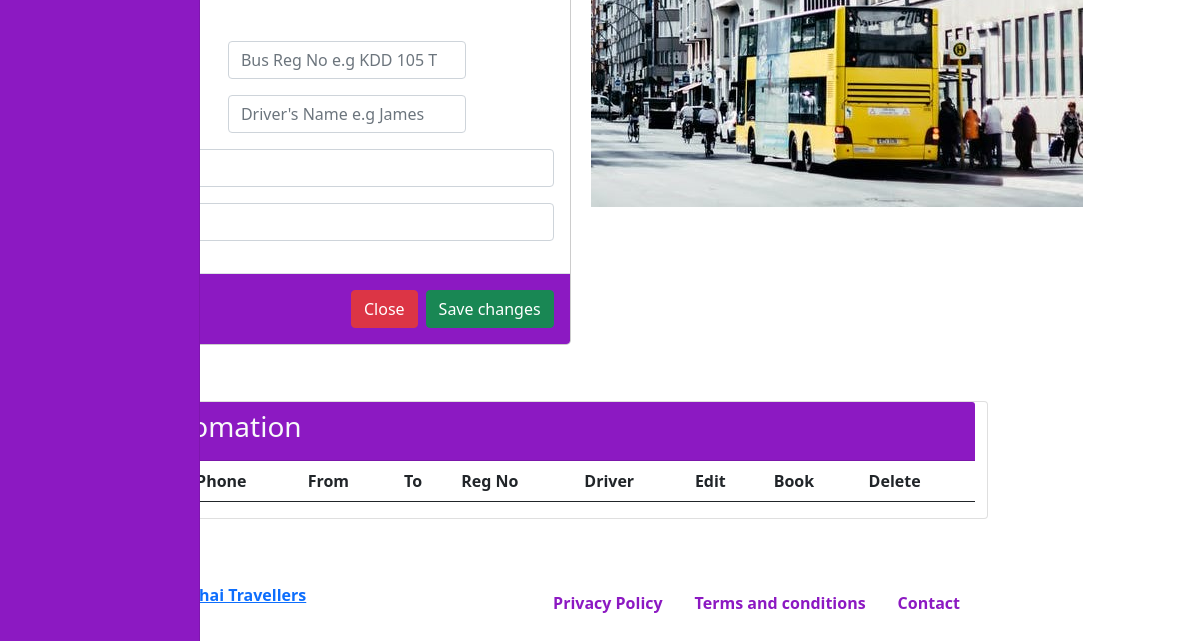
Page /admin/home.php (signed in, lower part) on the earlier database version.
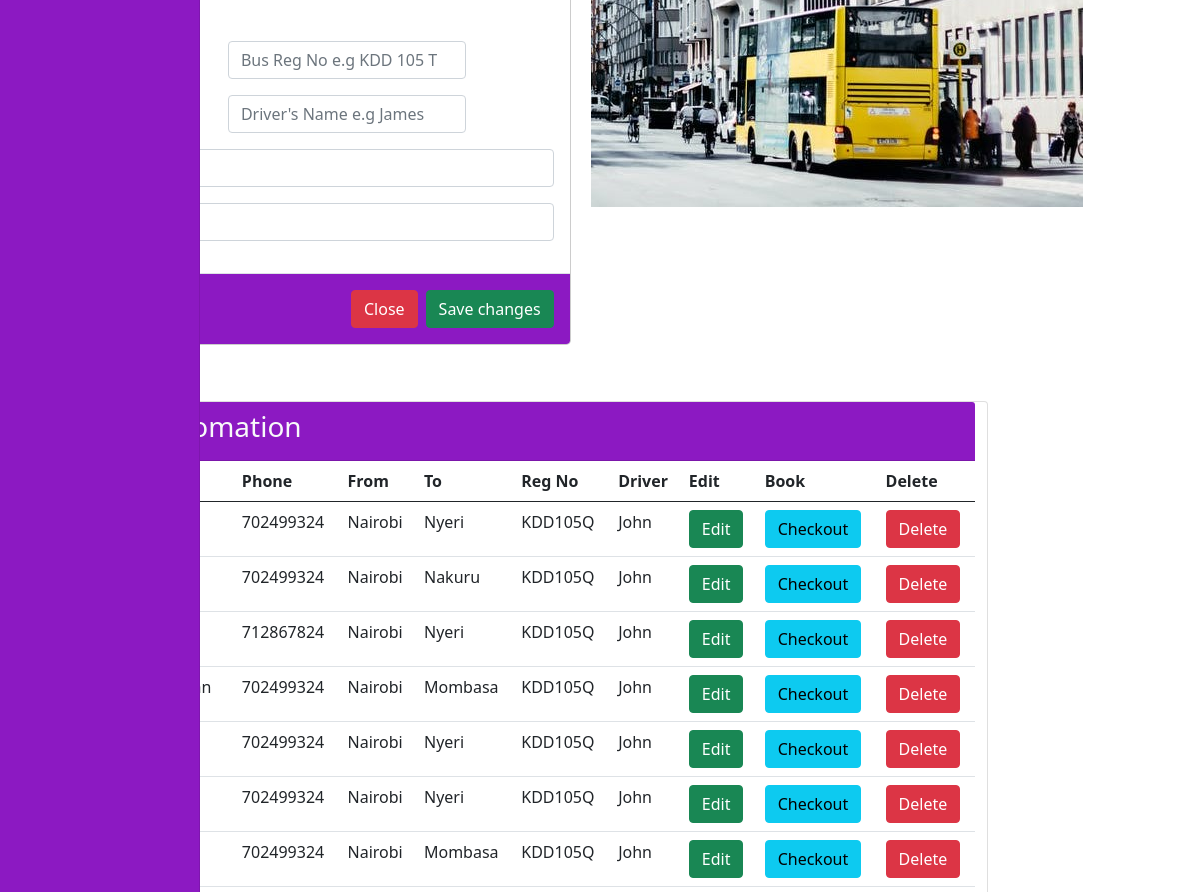
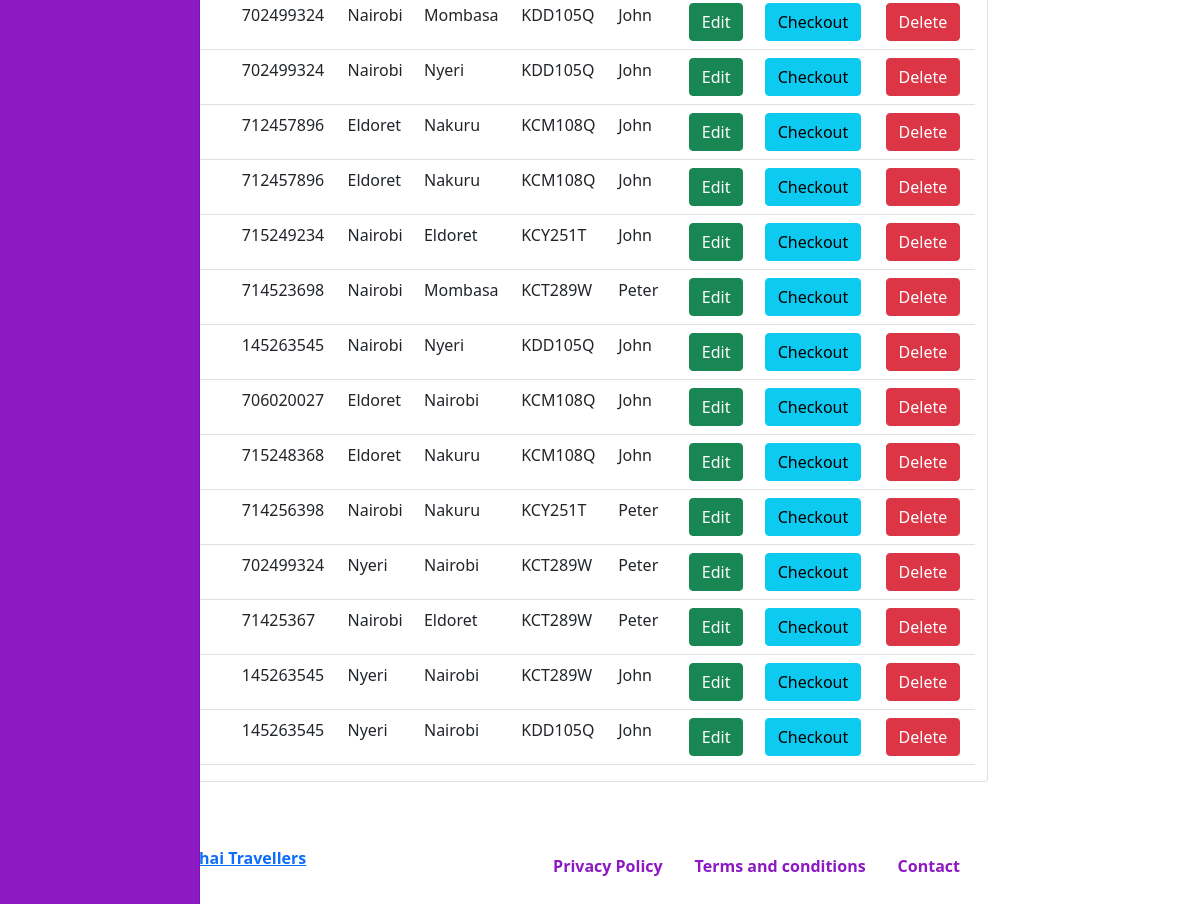
Same page on the later database version (2 pictures, top to bottom).
### tables this page shows
CREATE TABLE `bookings` (
  `id` int(11) NOT NULL,
  `fullname` varchar(255) NOT NULL,
  `phone` int(20) NOT NULL,
  `fromm` varchar(100) NOT NULL,
  `too` enum('Nyeri','Nairobi','Mombasa','Nakuru','Eldoret','Kisumu') NOT NULL,
  `date` date NOT NULL,
  `fare` int(100) NOT NULL,
  `seat` enum('S01','S02','S03','S04','S05','S06','S07','S08','S09','S10','S11','S12','S13','S14') NOT NULL,
  `regno` varchar(20) NOT NULL,
  `driver` varchar(100) NOT NULL,
  `admin` varchar(100) NOT NULL,
  `branch` varchar(100) NOT NULL
);

### admin/partials/i_passengers.php (the view, shortened to what this page needs)
<?php
 $sql ="SELECT *FROM bookings
  ORDER BY  id  DESC";
   $query =$con->query($sql);
   WHILE($row=$query->fetch_assoc())
   {
       ?>
<tr>
    <td><?php echo $row['fullname'];?></td>
    <td><?php echo $row['phone'];?></td>
    <td><?php echo $row['fromm'];?></td>
    <td><?php echo $row['too'];?></td>
    <td><?php echo $row['regno'];?></td>
    <td><?php echo $row['driver'];?></td>
    <form action="actions/edit.php" Method="POST">
        <th><input type="submit" name="edit" class="btn btn-success" data-target="#addnew" value="Edit"></th>
    </form>
     <form action="checkout.php" Method="POST">
        <th><input type="submit" name="edit" class="btn btn-info" data-target="#addnew" value="Checkout"></th>
    </form>
    <form action="partials/delete.php" Method="POST">
        <th><input type="submit" name="delete" class="btn btn-danger" value="Delete"></th>
    </form>
</tr>
<?php
                }
                ?>

Differences in the rows shown:
added bookings: phone "702499324", fromm "Nairobi", too "Nyeri", regno "KDD105Q", driver "John"
added bookings: phone "702499324", fromm "Nairobi", too "Nakuru", regno "KDD105Q", driver "John"
added bookings: phone "712867824", fromm "Nairobi", too "Nyeri", regno "KDD105Q", driver "John"
added bookings: phone "702499324", fromm "Nairobi", too "Mombasa", regno "KDD105Q", driver "John"
added bookings: phone "702499324", fromm "Nairobi", too "Nyeri", regno "KDD105Q", driver "John"
added bookings: phone "702499324", fromm "Nairobi", too "Nyeri", regno "KDD105Q", driver "John"
added bookings: phone "702499324", fromm "Nairobi", too "Mombasa", regno "KDD105Q", driver "John"
added bookings: phone "702499324", fromm "Nairobi", too "Mombasa", regno "KDD105Q", driver "John"
added bookings: phone "702499324", fromm "Nairobi", too "Nyeri", regno "KDD105Q", driver "John"
added bookings: phone "712457896", fromm "Eldoret", too "Nakuru", regno "KCM108Q", driver "John"
added bookings: phone "712457896", fromm "Eldoret", too "Nakuru", regno "KCM108Q", driver "John"
added bookings: phone "715249234", fromm "Nairobi", too "Eldoret", regno "KCY251T", driver "John"
added bookings: phone "714523698", fromm "Nairobi", too "Mombasa", regno "KCT289W", driver "Peter"
added bookings: phone "145263545", fromm "Nairobi", too "Nyeri", regno "KDD105Q", driver "John"
added bookings: phone "706020027", fromm "Eldoret", too "Nairobi", regno "KCM108Q", driver "John"
added bookings: phone "715248368", fromm "Eldoret", too "Nakuru", regno "KCM108Q", driver "John"
added bookings: phone "714256398", fromm "Nairobi", too "Nakuru", regno "KCY251T", driver "Peter"
added bookings: phone "702499324", fromm "Nyeri", too "Nairobi", regno "KCT289W", driver "Peter"
added bookings: phone "71425367", fromm "Nairobi", too "Eldoret", regno "KCT289W", driver "Peter"
added bookings: phone "145263545", fromm "Nyeri", too "Nairobi", regno "KCT289W", driver "John"
added bookings: phone "145263545", fromm "Nyeri", too "Nairobi", regno "KDD105Q", driver "John"
